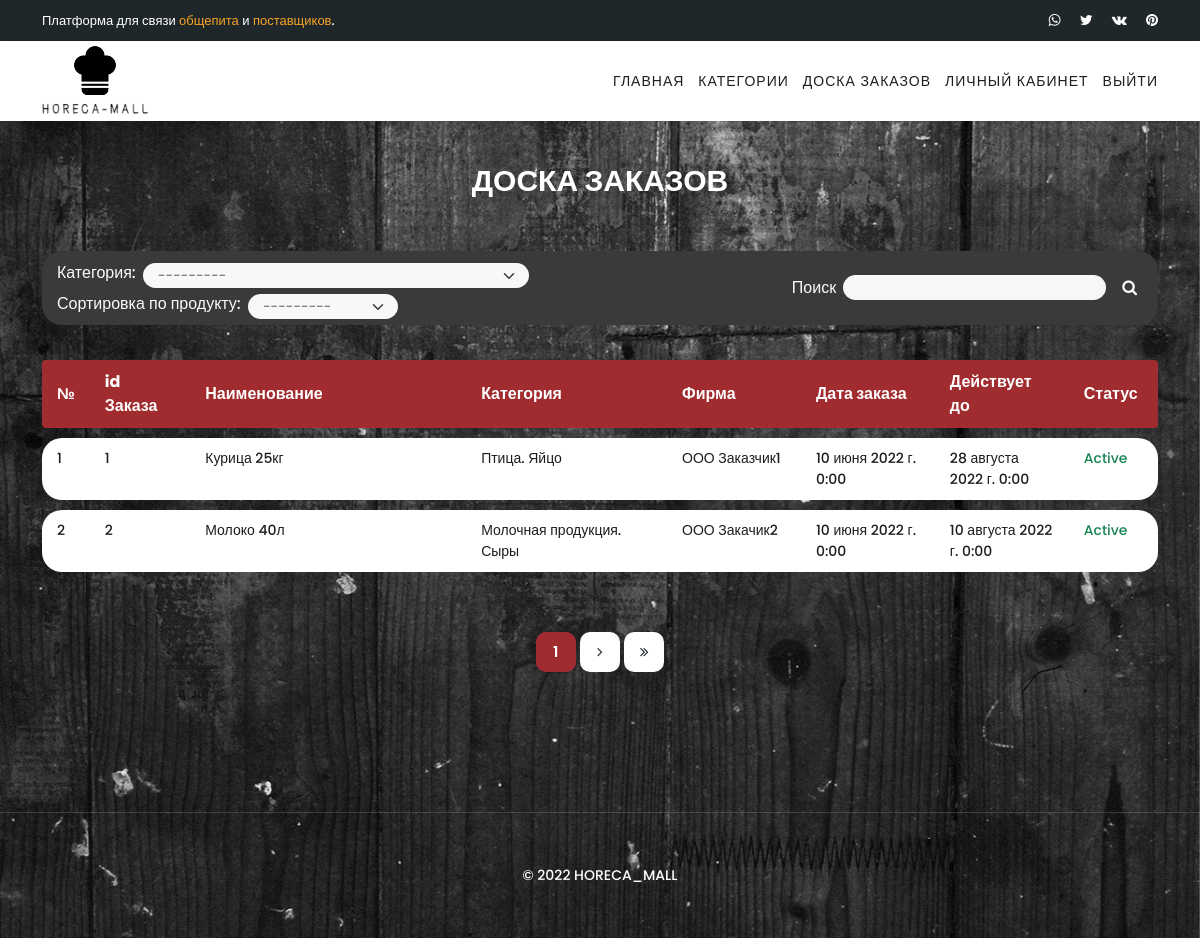
Screenshot of /orders/table_order/ (signed in) with the database file from the repository.
### orders/models.py (models this page shows, shortened)
class Order(models.Model):
    status_choice = [
        ('Active', 'Активно'),
        ('Not Active', 'Не активно')
    ]
    author = models.ForeignKey(Profile, on_delete=models.CASCADE, verbose_name='Компания')
    category = models.ForeignKey(CategoryOrder, on_delete=models.PROTECT, verbose_name='Категория')
    name = models.CharField(max_length=120, verbose_name='Название')
    description = models.TextField(verbose_name='Описание заказа')
    status = models.CharField(choices=status_choice,
                              max_length=120, default='Active', verbose_name='Статус')
    create_at = models.DateTimeField(auto_now_add=True)
    end_time = models.DateTimeField(blank=True, null=True)
    class Meta:
        verbose_name = 'Заказ'
        verbose_name_plural = 'Заказы'

class CategoryOrder(models.Model):
    name = models.CharField(max_length=64, unique=True, verbose_name='Название категории')
    is_active = models.BooleanField('active', default=True)
    description = models.TextField(blank=True)
    image = models.ImageField(upload_to='category_order/%Y/%m/%d/',
                              default='category_order/default/placeholder_300x150.png', blank=True)
    class Meta:
        verbose_name = 'Категория заказа'
        verbose_name_plural = 'Категории заказов'
    def __str__(self):
        return f'{self.name}'

### users/models.py (models this page shows, shortened)
class Profile(AbstractUser):
    company_choice = [
        ('Customer', 'Заказчик'),
        ('Supplier', 'Поставщик')
    ]
    phone_number = PhoneNumberField(verbose_name='Номер телефона', unique=True)
    email = models.EmailField(
        max_length=120, verbose_name='Электронная почта', unique=True)
    city = models.CharField(max_length=120, verbose_name='Город')
    ogrn = models.CharField(max_length=15, verbose_name='ОГРН', unique=True)
    comp_name = models.CharField(
        max_length=120, unique=True, verbose_name='Название компании')
    role = models.CharField(choices=company_choice,
                            max_length=120, verbose_name='Роль')
    bio = models.TextField(verbose_name='Описание', blank=True, )
    class Meta:
        verbose_name = 'Профиль'
        verbose_name_plural = 'Профили'

### orders/views.py (the view)
# urls.py: path("table_order/", table_order, name="table_order"),
@login_required
@user_passes_test(order_board_check)
def table_order(request):
    if 'pk' in request.GET:
        order = Order.objects.get(id=request.GET['pk'])
        order.delete()
    context = {}
    if request.user.role != 'Supplier':
        context['filtered_table'] = OrderFilter(
            request.GET, queryset=Order.objects.all())
    else:
        context['filtered_table'] = OrderFilter(
            request.GET, queryset=Order.objects.filter(status='Active'))
    paginated = Paginator(context['filtered_table'].qs, 2)
    page_number = request.GET.get('page')
    context['page_obj'] = paginated.get_page(page_number)
    return render(request, 'orders/order_board.html', context=context)

### orders/templatetags/filter_tags.py (called while the page is built, shortened)
@register.simple_tag
def my_url(value, field_name, urlencode=None, order_id=None):
    url = '?{}={}'.format(field_name, value)
    if order_id:
        url = '{}&{}'.format(url, f'pk={order_id}')
    return url

### orders/templates/orders/order_board.html (shortened to what this page needs)
{% extends 'base.html' %}
{% load static %}
{% block content %}
    <section class="orders-table-board" style="height: 100%">
        <div class="col-lg-12">
            <div class="section-heading">
                <h2>Доска Заказов</h2>
            </div>
        </div>
        <div class="container content-table">
            <div class="row row-table">
                <div class="col-12 center">
                    <form class="filter-form" method="GET">
                        <div class="filter-fields left-fields">
                            <label for="id_category">Категория:</label>
                            {{ filtered_table.form.category }}
                            <label for="id_ordering_category">Сортировка по продукту:</label>
                            {{ filtered_table.form.ordering_category }}
                        </div>
                        <div class="filter-fields">
                            <label for="search">Поиск</label>
                            {{ filtered_table.form.name }}
                            <button type="submit" class="filter-btn">
                                <i class="fa fa-search"></i>
                            </button>
                        </div>
                    </form>
                </div>
                <div class="col-12">
                    {% if page_obj %}
                        {% include "orders/table_order_board.html" %}
                    {% else %}
                        <h4 class="no-orders text-lg-center text-white">Увы, заказы по данному запросу не найдены.</h4>
                    {% endif %}
                </div>
            </div>
        </div>
        {% include 'includes/inc_footer.html' %}
    </section>
{% endblock %}

### orders/templates/orders/table_order_board.html (shortened to what this page needs)
{% load filter_tags %}
<table id="datatable" class="meeting-table table count-digit-table">
    <thead>
    <tr class="count-digit-table">
        <th class="num">№</th>
        <th class="order-id">id Заказа</th>
        <th class="name">Наименование</th>
        <th class="category">Категория</th>
        <th class="company">Фирма</th>
        <th class="start-date">Дата заказа</th>
        <th class="end-date">Действует до</th>
        <th class="status">Статус</th>
    </tr>
    </thead>
    <tbody>
    {% for row in page_obj %}
        <tr>
            <td>{{ forloop.counter }}</td>
            <td data-href="{% url 'orders:view_order' row.id %}"
                class="meeting-table-row meeting-table-cell">{{ row.id }}</td>
            <td data-href="{% url 'orders:view_order' row.id %}"
                class="meeting-table-row meeting-table-cell">{{ row.name }}</td>
            <td data-href="{% url 'orders:view_order' row.id %}"
                class="meeting-table-row meeting-table-cell category_row">{{ row.category }}</td>
            <td data-href="{% url 'orders:view_order' row.id %}"
                class="meeting-table-row meeting-table-cell">{{ row.author.comp_name }}</td>
            <td data-href="{% url 'orders:view_order' row.id %}"
                class="meeting-table-row meeting-table-cell">{{ row.create_at }}</td>
            <td data-href="{% url 'orders:view_order' row.id %}"
                class="meeting-table-row meeting-table-cell">{{ row.end_time }}</td>
            <td {% if row.status == 'Active' %} class="text-success" {% else %}
                                                class="text-danger" {% endif %}> {{ row.status }}</td>
        </tr>
    {% endfor %}
    </tbody>
</table>
<div class="pagination col-lg-12">
    <ul>
        <li class="active">
            <a href="#">
                {{ page_obj.number }}
            </a>
        </li>
        {% if page_obj.has_next %}
            <li>
                <a href="{% my_url page_obj.next_page_number 'page' request.GET.urlencode %}">
                    <i class="fa fa-angle-right"></i>
                </a>
            </li>
            <li>
                <a href="{% my_url page_obj.paginator.num_pages 'page' request.GET.urlencode %}">
                    <i class="fa fa-angle-double-right"></i>
                </a>
            </li>
        {% endif %}
    </ul>
</div>

### rows the page displays
Order: id "1", name "Курица 25кг", category "Птица. Яйцо", author.comp_name "ООО Заказчик1", create_at "10 июня 2022 г. 0:00", end_time "28 августа 2022 г. 0:00", status "Active"
Order: id "2", name "Молоко 40л", category "Молочная продукция. Сыры", author.comp_name "ООО Закачик2", create_at "10 июня 2022 г. 0:00", end_time "10 августа 2022 г. 0:00", status "Active"

### other values shown
{{ page_obj.number }} "1"
